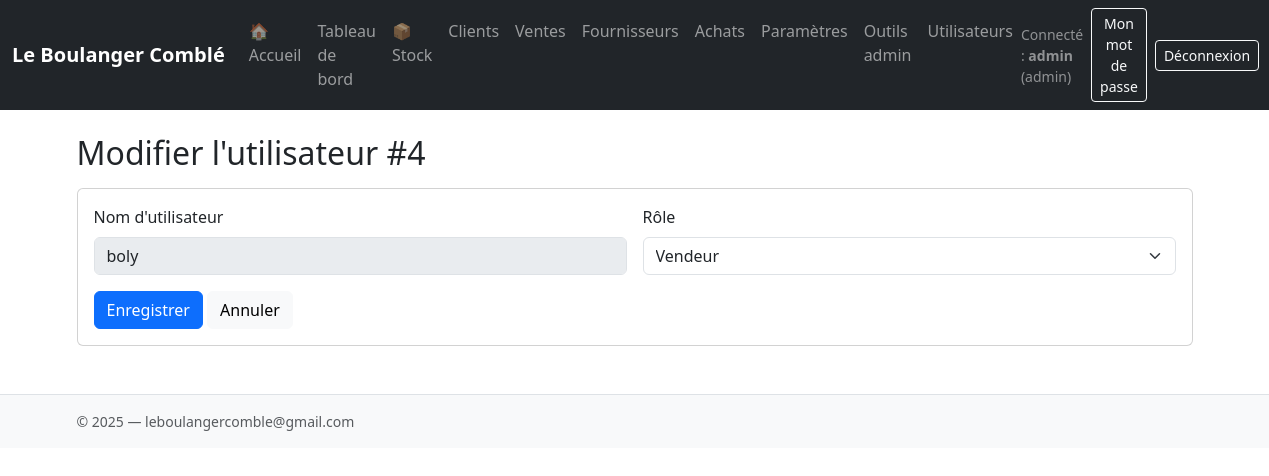
Page /users/4/edit (signed in) on the committed database.
### tables this page shows
CREATE TABLE settings (
    id INTEGER PRIMARY KEY CHECK (id = 1),
    societe TEXT,
    adresse TEXT,
    telephone TEXT,
    email TEXT,
    tva_rate REAL DEFAULT 0.18
);

CREATE TABLE users (
    id INTEGER PRIMARY KEY AUTOINCREMENT,
    username TEXT UNIQUE NOT NULL,
    pwd_hash TEXT NOT NULL,
    role TEXT NOT NULL DEFAULT 'vendeur' -- 'admin' ou 'vendeur'
);

### app.py (the view, shortened to what this page needs)
@app.route("/users/<int:uid>/edit", methods=["GET","POST"])
@role_required('owner','admin')
def users_edit(uid):
    conn = get_db()
    if request.method == "GET":
        u = conn.execute("SELECT id, username, role FROM users WHERE id=?", (uid,)).fetchone()
        if not u: abort(404)
        return render_template("users_edit.html", user=u)

### app.py (called while the page is built)
def get_db():
    if 'db' not in g:
        g.db = sqlite3.connect(DB_PATH)
        g.db.row_factory = sqlite3.Row
        g.db.execute("PRAGMA foreign_keys = ON;")
    return g.db

def get_settings():
    db = get_db()
    row = db.execute("SELECT * FROM settings WHERE id=1").fetchone()
    return row

def has_role(*roles):
    u = session.get("user")
    return bool(u and u.get("role") in roles)

def role_required(*roles):
    def deco(f):
        @wraps(f)
        def wrapper(*args, **kwargs):
            if not has_role(*roles):
                flash("Accès refusé.", "danger")
                return redirect(url_for("index"))
            return f(*args, **kwargs)
        return wrapper
    return deco

@app.before_request
def load_settings_into_g():
    try:
        g.settings = get_settings()
    except Exception:
        g.settings = None

@app.before_request
def require_login_globally():
    public_endpoints = {"login"}
    ep = (request.endpoint or "")
    if ep.startswith("static") or ep in public_endpoints:
        return
    if not session.get("user"):
        return redirect(url_for("login", next=request.full_path))

### templates/users_edit.html (shortened to what this page needs)
{% extends "layout.html" %}
{% block content %}
  {% if user %}
    <h2>Modifier l'utilisateur #{{ user.id }}</h2>
  {% else %}
    <h2>Nouvel utilisateur</h2>
  {% endif %}
  <div class="card card-body mt-3">
    <form method="post" class="row g-3">
      <div class="col-md-6">
        <label class="form-label">Nom d'utilisateur</label>
        <input class="form-control" name="username" value="{{ user.username if user else '' }}" required {% if user %}disabled{% endif %}>
      </div>
      <div class="col-md-6">
        <label class="form-label">Rôle</label>
        <select class="form-select" name="role">
          <option value="vendeur" {% if user and user.role == 'vendeur' %}selected{% endif %}>Vendeur</option>
        </select>
      </div>
      <div class="col-12">
        <button class="btn btn-primary" type="submit">Enregistrer</button>
        <a href="{{ url_for('users_list') }}" class="btn btn-light">Annuler</a>
      </div>
    </form>
  </div>
{% endblock %}

### templates/layout.html (shortened to what this page needs)
<!DOCTYPE html>
<html lang="fr">
<head>
  <link href="https://cdn.jsdelivr.net/npm/bootstrap@5.3.3/dist/css/bootstrap.min.css" rel="stylesheet">
  <link rel="stylesheet" href="{{ url_for('static', filename='css/style.css') }}">
</head>
<body>
<nav class="navbar navbar-expand-lg navbar-dark bg-dark">
  <div class="container-fluid">
    <a class="navbar-brand fw-bold" href="{{ url_for('index') }}">{{ (g.settings and g.settings.societe) or 'LeBoulangerComble' }}</a>
    <div class="collapse navbar-collapse" id="navbarsExample">
      {% if session.get('user') %}
      <ul class="navbar-nav me-auto mb-2 mb-lg-0">
        <li class="nav-item"><a class="nav-link" href="{{ url_for('accueil') }}">🏠 Accueil</a></li>
        {% if session.user.role in ['owner','admin'] %}
          <li class="nav-item"><a class="nav-link" href="{{ url_for('dashboard') }}">Tableau de bord</a></li>
        {% endif %}
        <li class="nav-item"><a class="nav-link" href="{{ url_for('stock_list') }}">📦 Stock</a></li>
        <li class="nav-item"><a class="nav-link" href="{{ url_for('clients_list') }}">Clients</a></li>
        <li class="nav-item"><a class="nav-link" href="{{ url_for('ventes_list') }}">Ventes</a></li>
        <li class="nav-item"><a class="nav-link" href="{{ url_for('fournisseurs_list') }}">Fournisseurs</a></li>
        {% if session.user.role in ['owner','admin'] %}
          <li class="nav-item"><a class="nav-link" href="{{ url_for('achats_list') }}">Achats</a></li>
          <li class="nav-item"><a class="nav-link" href="{{ url_for('parametres') }}">Paramètres</a></li>
          <li class="nav-item"><a class="nav-link" href="{{ url_for('admin_tools') }}">Outils admin</a></li>
          <li class="nav-item"><a class="nav-link" href="{{ url_for('users_list') }}">Utilisateurs</a></li>
        {% endif %}
      </ul>
      <div class="d-flex ms-auto align-items-center gap-2 text-white-50">
        <span class="small">Connecté : <strong>{{ session.user.username }}</strong> ({{ session.user.role }})</span>
        <a class="btn btn-sm btn-outline-light" href="{{ url_for('change_password') }}">Mon mot de passe</a>
        <a class="btn btn-sm btn-outline-light" href="{{ url_for('logout') }}">Déconnexion</a>
      </div>
      {% endif %}
    </div>
  </div>
</nav>
<main class="container py-4">
  {% block content %}{% endblock %}
</main>
<footer class="border-top py-3 mt-4">
  <div class="container small text-muted">
    &copy; 2025 — leboulangercomble@gmail.com
  </div>
</footer>
</body>
</html>

### static/css/style.css (style rules this page uses)
footer { background: #f8f9fa; }

### rows in the picture
settings: societe "Le Boulanger Comblé"
users: id "4", username "boly", role "Vendeur"

### other values in the picture
{{ session.user.username }} "admin"
{{ session.user.role }} "admin"
